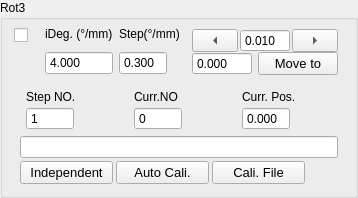
             <widget class="QGroupBox" name="rotary3Group">
              <property name="sizePolicy">
               <sizepolicy hsizetype="Expanding" vsizetype="Expanding">
                <horstretch>0</horstretch>
                <verstretch>0</verstretch>
               </sizepolicy>
              </property>
              <property name="title">
               <string>Rot3</string>
              </property>
              <layout class="QVBoxLayout" name="verticalLayout_97">
               <property name="topMargin">
                <number>0</number>
               </property>
               <item>
                <layout class="QVBoxLayout" name="verticalLayout_96">
                 <item>
                  <layout class="QHBoxLayout" name="horizontalLayout_47" stretch="1,2,0,0">
                   <property name="spacing">
                    <number>6</number>
                   </property>
                   <item>
                    <layout class="QVBoxLayout" name="verticalLayout_87">
                     <property name="spacing">
                      <number>0</number>
                     </property>
                     <property name="topMargin">
                      <number>0</number>
                     </property>
                     <item>
                      <widget class="QCheckBox" name="activeRot3">
                       <property name="sizePolicy">
                        <sizepolicy hsizetype="Expanding" vsizetype="Fixed">
                         <horstretch>0</horstretch>
                         <verstretch>0</verstretch>
                        </sizepolicy>
                       </property>
                       <property name="toolTip">
                        <string>Active Instrument?</string>
                       </property>
                       <property name="text">
                        <string/>
                       </property>
                       <property name="checked">
                        <bool>false</bool>
                       </property>
                       <property name="mytype" stdset="0">
                        <string>checkbox</string>
                       </property>
                      </widget>
                     </item>
                     <item>
                      <widget class="LedIndicator" name="rotary3Led" native="true">
                       <property name="sizePolicy">
                        <sizepolicy hsizetype="Fixed" vsizetype="Fixed">
                         <horstretch>0</horstretch>
                         <verstretch>0</verstretch>
                        </sizepolicy>
                       </property>
                       <property name="minimumSize">
                        <size>
                         <width>25</width>
                         <height>25</height>
                        </size>
                       </property>
                       <property name="maximumSize">
                        <size>
                         <width>25</width>
                         <height>25</height>
                        </size>
                       </property>
                       <property name="baseSize">
                        <size>
                         <width>0</width>
                         <height>0</height>
                        </size>
                       </property>
                       <property name="mytype" stdset="0">
                        <string>led</string>
                       </property>
                      </widget>
                     </item>
                    </layout>
                   </item>
                   <item>
                    <layout class="QVBoxLayout" name="verticalLayout_73">
                     <property name="spacing">
                      <number>3</number>
                     </property>
                     <property name="leftMargin">
                      <number>0</number>
                     </property>
                     <property name="topMargin">
                      <number>0</number>
                     </property>
                     <property name="rightMargin">
                      <number>0</number>
                     </property>
                     <item>
                      <widget class="QLabel" name="label_52">
                       <property name="sizePolicy">
                        <sizepolicy hsizetype="Expanding" vsizetype="Fixed">
                         <horstretch>0</horstretch>
                         <verstretch>0</verstretch>
                        </sizepolicy>
                       </property>
                       <property name="maximumSize">
                        <size>
                         <width>16777215</width>
                         <height>16777215</height>
                        </size>
                       </property>
                       <property name="text">
                        <string>iDeg. (°/mm)</string>
                       </property>
                       <property name="mytype" stdset="0">
                        <string>label</string>
                       </property>
                      </widget>
                     </item>
                     <item>
                      <widget class="QDoubleSpinBox" name="iRot3">
                       <property name="sizePolicy">
                        <sizepolicy hsizetype="Expanding" vsizetype="Fixed">
                         <horstretch>0</horstretch>
                         <verstretch>0</verstretch>
                        </sizepolicy>
                       </property>
                       <property name="maximumSize">
                        <size>
                         <width>16777215</width>
                         <height>24</height>
                        </size>
                       </property>
                       <property name="buttonSymbols">
                        <enum>QAbstractSpinBox::ButtonSymbols::NoButtons</enum>
                       </property>
                       <property name="decimals">
                        <number>3</number>
                       </property>
                       <property name="value">
                        <double>4.000000000000000</double>
                       </property>
                      </widget>
                     </item>
                    </layout>
                   </item>
                   <item>
                    <layout class="QVBoxLayout" name="verticalLayout_76">
                     <property name="spacing">
                      <number>3</number>
                     </property>
                     <item>
                      <widget class="QLabel" name="label_53">
                       <property name="sizePolicy">
                        <sizepolicy hsizetype="Expanding" vsizetype="Fixed">
                         <horstretch>0</horstretch>
                         <verstretch>0</verstretch>
                        </sizepolicy>
                       </property>
                       <property name="text">
                        <string>Step(°/mm)</string>
                       </property>
                       <property name="mytype" stdset="0">
                        <string>label</string>
                       </property>
                      </widget>
                     </item>
                     <item>
                      <widget class="QDoubleSpinBox" name="rotary3Step">
                       <property name="sizePolicy">
                        <sizepolicy hsizetype="Expanding" vsizetype="Fixed">
                         <horstretch>0</horstretch>
                         <verstretch>0</verstretch>
                        </sizepolicy>
                       </property>
                       <property name="maximumSize">
                        <size>
                         <width>48</width>
                         <height>24</height>
                        </size>
                       </property>
                       <property name="buttonSymbols">
                        <enum>QAbstractSpinBox::ButtonSymbols::NoButtons</enum>
                       </property>
                       <property name="decimals">
                        <number>3</number>
                       </property>
                       <property name="value">
                        <double>0.300000000000000</double>
                       </property>
                      </widget>
                     </item>
                    </layout>
                   </item>
                   <item>
                    <widget class="QFrame" name="rotary3Manual">
                     <property name="mytype" stdset="0">
                      <string>inst_manu</string>
                     </property>
                     <layout class="QVBoxLayout" name="verticalLayout_75">
                      <property name="spacing">
                       <number>0</number>
                      </property>
                      <property name="leftMargin">
                       <number>6</number>
                      </property>
                      <property name="rightMargin">
                       <number>6</number>
                      </property>
                      <item>
                       <layout class="QHBoxLayout" name="horizontalLayout_25">
                        <property name="spacing">
                         <number>2</number>
                        </property>
                        <item>
                         <widget class="QToolButton" name="rot3JogL">
                          <property name="sizePolicy">
                           <sizepolicy hsizetype="Expanding" vsizetype="Fixed">
                            <horstretch>0</horstretch>
                            <verstretch>0</verstretch>
                           </sizepolicy>
                          </property>
                          <property name="minimumSize">
                           <size>
                            <width>32</width>
                            <height>0</height>
                           </size>
                          </property>
                          <property name="text">
                           <string>...</string>
                          </property>
                          <property name="arrowType">
                           <enum>Qt::ArrowType::LeftArrow</enum>
                          </property>
                          <property name="mytype" stdset="0">
                           <string>arrowbutton</string>
                          </property>
                         </widget>
                        </item>
                        <item>
                         <widget class="QDoubleSpinBox" name="rotary3JogStep">
                          <property name="sizePolicy">
                           <sizepolicy hsizetype="Preferred" vsizetype="Preferred">
                            <horstretch>0</horstretch>
                            <verstretch>0</verstretch>
                           </sizepolicy>
                          </property>
                          <property name="maximumSize">
                           <size>
                            <width>50</width>
                            <height>24</height>
                           </size>
                          </property>
                          <property name="buttonSymbols">
                           <enum>QAbstractSpinBox::ButtonSymbols::NoButtons</enum>
                          </property>
                          <property name="decimals">
                           <number>3</number>
                          </property>
                          <property name="minimum">
                           <double>-50.000000000000000</double>
                          </property>
                          <property name="maximum">
                           <double>210.000000000000000</double>
                          </property>
                          <property name="value">
                           <double>0.010000000000000</double>
                          </property>
                         </widget>
                        </item>
                        <item>
                         <widget class="QToolButton" name="rot3JogR">
                          <property name="sizePolicy">
                           <sizepolicy hsizetype="Expanding" vsizetype="Fixed">
                            <horstretch>0</horstretch>
                            <verstretch>0</verstretch>
                           </sizepolicy>
                          </property>
                          <property name="minimumSize">
                           <size>
                            <width>32</width>
                            <height>0</height>
                           </size>
                          </property>
                          <property name="text">
                           <string>...</string>
                          </property>
                          <property name="arrowType">
                           <enum>Qt::ArrowType::RightArrow</enum>
                          </property>
                          <property name="mytype" stdset="0">
                           <string>arrowbutton</string>
                          </property>
                         </widget>
                        </item>
                       </layout>
                      </item>
                      <item>
                       <layout class="QHBoxLayout" name="horizontalLayout_34">
                        <property name="spacing">
                         <number>6</number>
                        </property>
                        <item>
                         <widget class="QDoubleSpinBox" name="rot3SetPos">
                          <property name="sizePolicy">
                           <sizepolicy hsizetype="Expanding" vsizetype="Fixed">
                            <horstretch>0</horstretch>
                            <verstretch>0</verstretch>
                           </sizepolicy>
                          </property>
                          <property name="maximumSize">
                           <size>
                            <width>60</width>
                            <height>24</height>
                           </size>
                          </property>
                          <property name="buttonSymbols">
                           <enum>QAbstractSpinBox::ButtonSymbols::NoButtons</enum>
                          </property>
                          <property name="decimals">
                           <number>3</number>
                          </property>
                          <property name="maximum">
                           <double>1000.000000000000000</double>
                          </property>
                         </widget>
                        </item>
                        <item>
                         <widget class="QPushButton" name="rot3MoveTo">
                          <property name="sizePolicy">
                           <sizepolicy hsizetype="Expanding" vsizetype="Fixed">
                            <horstretch>0</horstretch>
                            <verstretch>0</verstretch>
                           </sizepolicy>
                          </property>
                          <property name="maximumSize">
                           <size>
                            <width>80</width>
                            <height>30</height>
                           </size>
                          </property>
                          <property name="font">
                           <font>
                            <pointsize>10</pointsize>
                           </font>
                          </property>
                          <property name="text">
                           <string>Move to</string>
                          </property>
                          <property name="mytype" stdset="0">
                           <string>clickable_button</string>
                          </property>
                         </widget>
                        </item>
                       </layout>
                      </item>
                     </layout>
                    </widget>
                   </item>
                  </layout>
                 </item>
                 <item>
                  <layout class="QHBoxLayout" name="horizontalLayout_35">
                   <property name="leftMargin">
                    <number>12</number>
                   </property>
                   <item>
                    <layout class="QVBoxLayout" name="verticalLayout_77">
                     <property name="spacing">
                      <number>3</number>
                     </property>
                     <item>
                      <widget class="QLabel" name="label_54">
                       <property name="sizePolicy">
                        <sizepolicy hsizetype="Expanding" vsizetype="Fixed">
                         <horstretch>0</horstretch>
                         <verstretch>0</verstretch>
                        </sizepolicy>
                       </property>
                       <property name="text">
                        <string>Step NO.</string>
                       </property>
                       <property name="mytype" stdset="0">
                        <string>label</string>
                       </property>
                      </widget>
                     </item>
                     <item>
                      <widget class="QSpinBox" name="rotary3StepNO">
                       <property name="sizePolicy">
                        <sizepolicy hsizetype="Expanding" vsizetype="Fixed">
                         <horstretch>0</horstretch>
                         <verstretch>0</verstretch>
                        </sizepolicy>
                       </property>
                       <property name="maximumSize">
                        <size>
                         <width>48</width>
                         <height>24</height>
                        </size>
                       </property>
                       <property name="buttonSymbols">
                        <enum>QAbstractSpinBox::ButtonSymbols::NoButtons</enum>
                       </property>
                       <property name="maximum">
                        <number>10000</number>
                       </property>
                       <property name="value">
                        <number>1</number>
                       </property>
                      </widget>
                     </item>
                    </layout>
                   </item>
                   <item>
                    <layout class="QVBoxLayout" name="verticalLayout_78">
                     <property name="spacing">
                      <number>3</number>
                     </property>
                     <item>
                      <widget class="QLabel" name="label_55">
                       <property name="sizePolicy">
                        <sizepolicy hsizetype="Expanding" vsizetype="Fixed">
                         <horstretch>0</horstretch>
                         <verstretch>0</verstretch>
                        </sizepolicy>
                       </property>
                       <property name="text">
                        <string>Curr.NO</string>
                       </property>
                       <property name="mytype" stdset="0">
                        <string>label</string>
                       </property>
                      </widget>
                     </item>
                     <item>
                      <widget class="QSpinBox" name="rotary3CurrStepNO">
                       <property name="sizePolicy">
                        <sizepolicy hsizetype="Expanding" vsizetype="Fixed">
                         <horstretch>0</horstretch>
                         <verstretch>0</verstretch>
                        </sizepolicy>
                       </property>
                       <property name="maximumSize">
                        <size>
                         <width>48</width>
                         <height>24</height>
                        </size>
                       </property>
                       <property name="buttonSymbols">
                        <enum>QAbstractSpinBox::ButtonSymbols::NoButtons</enum>
                       </property>
                       <property name="maximum">
                        <number>10000</number>
                       </property>
                       <property name="mytype" stdset="0">
                        <string>intNO</string>
                       </property>
                      </widget>
                     </item>
                    </layout>
                   </item>
                   <item>
                    <layout class="QVBoxLayout" name="verticalLayout_88">
                     <property name="spacing">
                      <number>3</number>
                     </property>
                     <item>
                      <widget class="QLabel" name="label_56">
                       <property name="sizePolicy">
                        <sizepolicy hsizetype="Expanding" vsizetype="Fixed">
                         <horstretch>0</horstretch>
                         <verstretch>0</verstretch>
                        </sizepolicy>
                       </property>
                       <property name="text">
                        <string>Curr. Pos.</string>
                       </property>
                       <property name="mytype" stdset="0">
                        <string>label</string>
                       </property>
                      </widget>
                     </item>
                     <item>
                      <widget class="QDoubleSpinBox" name="rot3CurrPos">
                       <property name="sizePolicy">
                        <sizepolicy hsizetype="Expanding" vsizetype="Fixed">
                         <horstretch>0</horstretch>
                         <verstretch>0</verstretch>
                        </sizepolicy>
                       </property>
                       <property name="maximumSize">
                        <size>
                         <width>48</width>
                         <height>24</height>
                        </size>
                       </property>
                       <property name="buttonSymbols">
                        <enum>QAbstractSpinBox::ButtonSymbols::NoButtons</enum>
                       </property>
                       <property name="decimals">
                        <number>3</number>
                       </property>
                       <property name="minimum">
                        <double>-10.000000000000000</double>
                       </property>
                       <property name="maximum">
                        <double>1000.000000000000000</double>
                       </property>
                      </widget>
                     </item>
                    </layout>
                   </item>
                  </layout>
                 </item>
                 <item>
                  <layout class="QVBoxLayout" name="verticalLayout_85">
                   <property name="spacing">
                    <number>3</number>
                   </property>
                   <property name="leftMargin">
                    <number>6</number>
                   </property>
                   <property name="rightMargin">
                    <number>6</number>
                   </property>
                   <item>
                    <widget class="QLineEdit" name="cali_file_path">
                     <property name="sizePolicy">
                      <sizepolicy hsizetype="Expanding" vsizetype="Fixed">
                       <horstretch>0</horstretch>
                       <verstretch>0</verstretch>
                      </sizepolicy>
                     </property>
                     <property name="maximumSize">
                      <size>
                       <width>16777215</width>
                       <height>16777215</height>
                      </size>
                     </property>
                    </widget>
                   </item>
                   <item>
                    <layout class="QHBoxLayout" name="horizontalLayout_38">
                     <item>
                      <widget class="QPushButton" name="Rot_stages_couple">
                       <property name="sizePolicy">
                        <sizepolicy hsizetype="Expanding" vsizetype="Fixed">
                         <horstretch>0</horstretch>
                         <verstretch>0</verstretch>
                        </sizepolicy>
                       </property>
                       <property name="maximumSize">
                        <size>
                         <width>16777215</width>
                         <height>32</height>
                        </size>
                       </property>
                       <property name="font">
                        <font>
                         <pointsize>10</pointsize>
                        </font>
                       </property>
                       <property name="toolTip">
                        <string>&lt;html&gt;&lt;head/&gt;&lt;body&gt;&lt;p&gt;&lt;span style=&quot; font-weight:700;&quot;&gt;Rotation stage coupling:&lt;/span&gt;&lt;/p&gt;&lt;p&gt;&lt;span style=&quot; font-weight:700;&quot;&gt;'Independent'&lt;/span&gt;: each rotation stage follows its own angle sequence; a stage whose step number is 1 stays at its initial angle and never moves;&lt;/p&gt;&lt;p&gt;&lt;span style=&quot; font-weight:700;&quot;&gt;'Coupled'&lt;/span&gt;: Rotary1, Rotary2 and Rotary3 step together, one angle each per polarization point, so all three must be given the same number of steps;&lt;/p&gt;&lt;p&gt;Importing a calibration file forces coupled for that scan, whatever this button shows.&lt;/p&gt;&lt;/body&gt;&lt;/html&gt;</string>
                       </property>
                       <property name="text">
                        <string>Independent</string>
                       </property>
                       <property name="checkable">
                        <bool>true</bool>
                       </property>
                       <property name="checked">
                        <bool>false</bool>
                       </property>
                       <property name="mytype" stdset="0">
                        <string>checkable_button</string>
                       </property>
                      </widget>
                     </item>
                     <item>
                      <widget class="QPushButton" name="pol_cali_mode">
                       <property name="sizePolicy">
                        <sizepolicy hsizetype="Expanding" vsizetype="Fixed">
                         <horstretch>0</horstretch>
                         <verstretch>0</verstretch>
                        </sizepolicy>
                       </property>
                       <property name="maximumSize">
                        <size>
                         <width>16777215</width>
                         <height>30</height>
                        </size>
                       </property>
                       <property name="font">
                        <font>
                         <pointsize>10</pointsize>
                        </font>
                       </property>
                       <property name="toolTip">
                        <string>&lt;html&gt;&lt;head/&gt;&lt;body&gt;&lt;p&gt;Choose calibration method for polarization dependent measurement:&lt;/p&gt;&lt;p&gt;&lt;span style=&quot; font-weight:700;&quot;&gt;'Auto Cali.'&lt;/span&gt;:  automatically calibrate polarization dependence by setting synchronization correction angle_steps;&lt;/p&gt;&lt;p&gt;&lt;span style=&quot; font-weight:700;&quot;&gt; 'Manu. Cali.'&lt;/span&gt;:  import calibration data obtained from manually calibration  &lt;/p&gt;&lt;/body&gt;&lt;/html&gt;</string>
                       </property>
                       <property name="text">
                        <string>Auto Cali.</string>
                       </property>
                       <property name="checkable">
                        <bool>true</bool>
                       </property>
                       <property name="checked">
                        <bool>false</bool>
                       </property>
                       <property name="mytype" stdset="0">
                        <string>checkable_button</string>
                       </property>
                      </widget>
                     </item>
                     <item>
                      <widget class="QPushButton" name="load_cali_file">
                       <property name="sizePolicy">
                        <sizepolicy hsizetype="Expanding" vsizetype="Fixed">
                         <horstretch>0</horstretch>
                         <verstretch>0</verstretch>
                        </sizepolicy>
                       </property>
                       <property name="maximumSize">
                        <size>
                         <width>16777215</width>
                         <height>30</height>
                        </size>
                       </property>
                       <property name="font">
                        <font>
                         <pointsize>10</pointsize>
                        </font>
                       </property>
                       <property name="toolTip">
                        <string>&lt;html&gt;&lt;head/&gt;&lt;body&gt;&lt;p&gt;Import calibration data for polarization scan&lt;/p&gt;&lt;/body&gt;&lt;/html&gt;</string>
                       </property>
                       <property name="text">
                        <string>Cali. File</string>
                       </property>
                       <property name="mytype" stdset="0">
                        <string>clickable_button</string>
                       </property>
                      </widget>
                     </item>
                     <item>
                      <spacer name="horizontalSpacer_12">
                       <property name="orientation">
                        <enum>Qt::Orientation::Horizontal</enum>
                       </property>
                       <property name="sizeType">
                        <enum>QSizePolicy::Policy::Minimum</enum>
                       </property>
                       <property name="sizeHint" stdset="0">
                        <size>
                         <width>33</width>
                         <height>20</height>
                        </size>
                       </property>
                      </spacer>
                     </item>
                    </layout>
                   </item>
                  </layout>
                 </item>
                </layout>
               </item>
              </layout>
             </widget>
